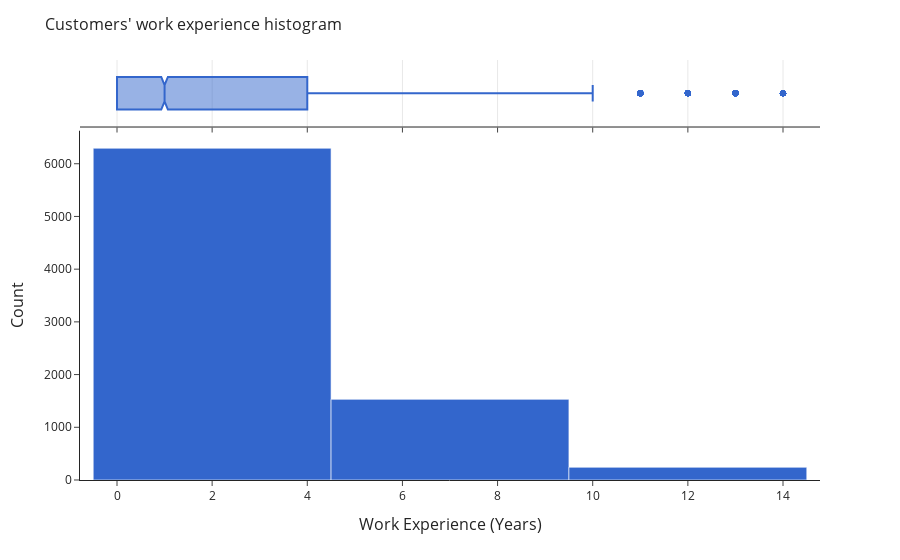

This figure's notebook cell:
### Code cell
fig_hist_work_exp = px.histogram(data_train, x= 'Work_Experience', nbins = 5, color_discrete_sequence=['#3366CC'], marginal = "box")

fig_hist_work_exp.update_layout(
    title={
        "text": "Customers' work experience histogram",
        'font': {'size': 16}
    },
    xaxis_title = "Work Experience (Years)",
    yaxis_title = 'Count',
    xaxis=dict(
        title_font_size=16
    ),
    yaxis=dict(
        title_font_size=16
    ),
    legend_title_text = 'Years of work experience',
    legend=dict(
        font_size=14,
        title_font_size=14
    ),
    template='simple_white'
)



fig_hist_work_exp.show()

### Figure 1 — Plotly figure (JSON) as saved in the notebook; plotly's stock layout.template omitted (floating-point values rounded to 4 significant figures; data arrays with more than 128 entries replaced by an {"elided": "..."} marker saying what was removed)
{"data": [{"alignmentgroup": "True", "bingroup": "x", "hovertemplate": "Work_Experience=%{x}<br>count=%{y}<extra></extra>", "legendgroup": "", "marker": {"color": "#3366CC", "pattern": {"shape": ""}}, "name": "", "nbinsx": 5, "offsetgroup": "", "orientation": "v", "showlegend": false, "type": "histogram", "x": {"elided": "8068 int values"}, "xaxis": "x", "yaxis": "y"}, {"alignmentgroup": "True", "hovertemplate": "Work_Experience=%{x}<extra></extra>", "legendgroup": "", "marker": {"color": "#3366CC"}, "name": "", "notched": true, "offsetgroup": "", "showlegend": false, "type": "box", "x": {"elided": "8068 int values"}, "xaxis": "x2", "yaxis": "y2"}], "layout": {"barmode": "relative", "legend": {"font": {"size": 14}, "title": {"font": {"size": 14}, "text": "Years of work experience"}, "tracegroupgap": 0}, "margin": {"t": 60}, "title": {"font": {"size": 16}, "text": "Customers' work experience histogram"}, "xaxis": {"anchor": "y", "domain": [0, 1], "title": {"font": {"size": 16}, "text": "Work Experience (Years)"}}, "xaxis2": {"anchor": "y2", "domain": [0, 1], "matches": "x", "showgrid": true, "showticklabels": false}, "yaxis": {"anchor": "x", "domain": [0, 0.8316], "title": {"font": {"size": 16}, "text": "Count"}}, "yaxis2": {"anchor": "x2", "domain": [0.8416, 1], "matches": "y2", "showgrid": false, "showline": false, "showticklabels": false, "ticks": ""}}}
